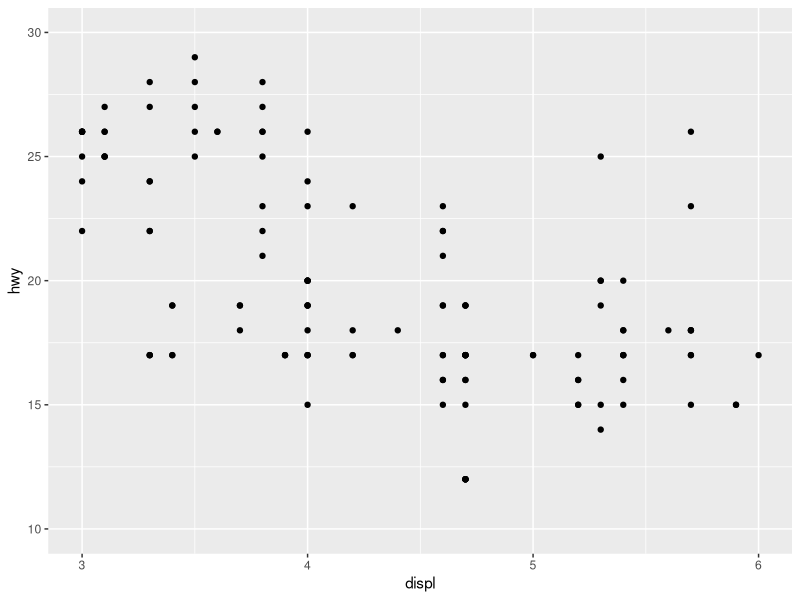

The R script that drew this image: (Note: this script raises an error after producing the figure.)
library(ggplot2)

ggplot(data = mpg, aes(x = displ, y = hwy)) + 
  geom_point() +
  xlim(3,6) +
  ylim(10,30)


df_mpg <- mpg %>% 
  group_by(drv) %>% 
  summarise(mean_hwy = mean(hwy))
df_mpg

ggplot(data = df_mpg, aes(x = drv, y = mean_hwy)) + 
  geom_col()
ggplot(data = df_mpg, aes(x = reorder(drv, mean_hwy), y = mean_hwy)) + 
  geom_col()

ggplot(data = mpg, aes(x = drv)) + 
  geom_bar()
ggplot(data = mpg, aes(x = hwy)) + 
  geom_bar()


ggplot(data = economics, aes(x = date, y = unemploy)) +
  geom_line()
ggplot(data = economics, aes(x = date, y = psavert)) +
  geom_line()


ggplot(data = mpg, aes(x = drv, y = hwy)) + 
  geom_boxplot()
